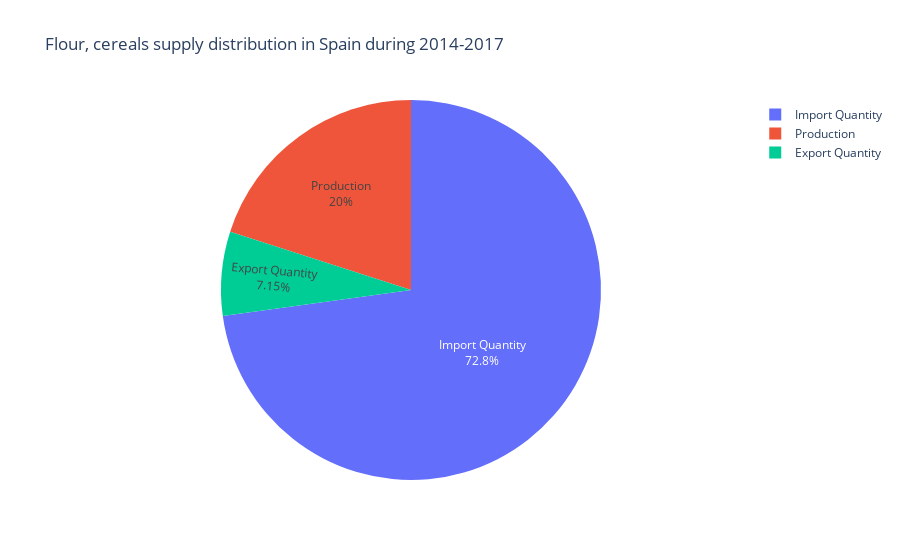

Notebook cell for this chart:
### Code cell
reparto_suministros(df, 'Spain', 'Flour, cereals', ratio_pop = True)

### Figure 1 — Plotly figure (JSON) as saved in the notebook; plotly's stock layout.template omitted (floating-point values rounded to 4 significant figures)
{"data": [{"domain": {"x": [0, 1], "y": [0, 1]}, "hovertemplate": "Element=%{label}<br>Value=%{value}<extra></extra>", "labels": ["Export Quantity", "Import Quantity", "Production"], "legendgroup": "", "name": "", "showlegend": true, "textinfo": "percent+label", "textposition": "inside", "type": "pie", "values": [0.9119, 9.279, 2.553]}], "layout": {"legend": {"tracegroupgap": 0}, "title": {"text": "Flour, cereals supply distribution in Spain during 2014-2017"}}}
